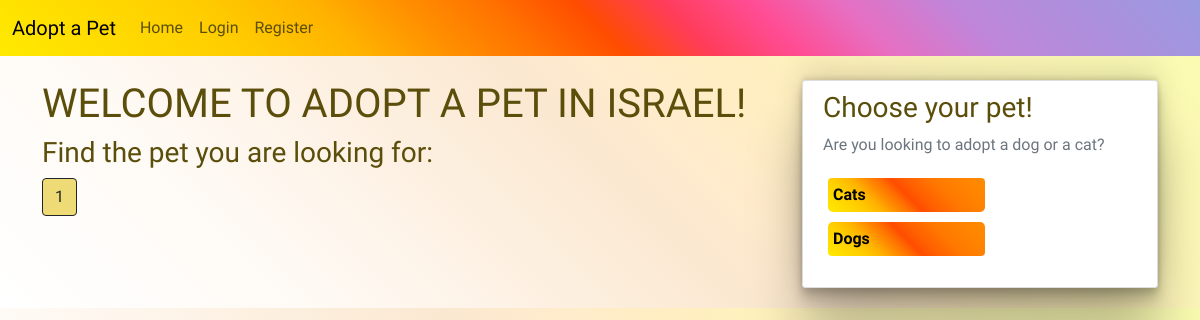
The page /home/dogs on the database as committed earlier.
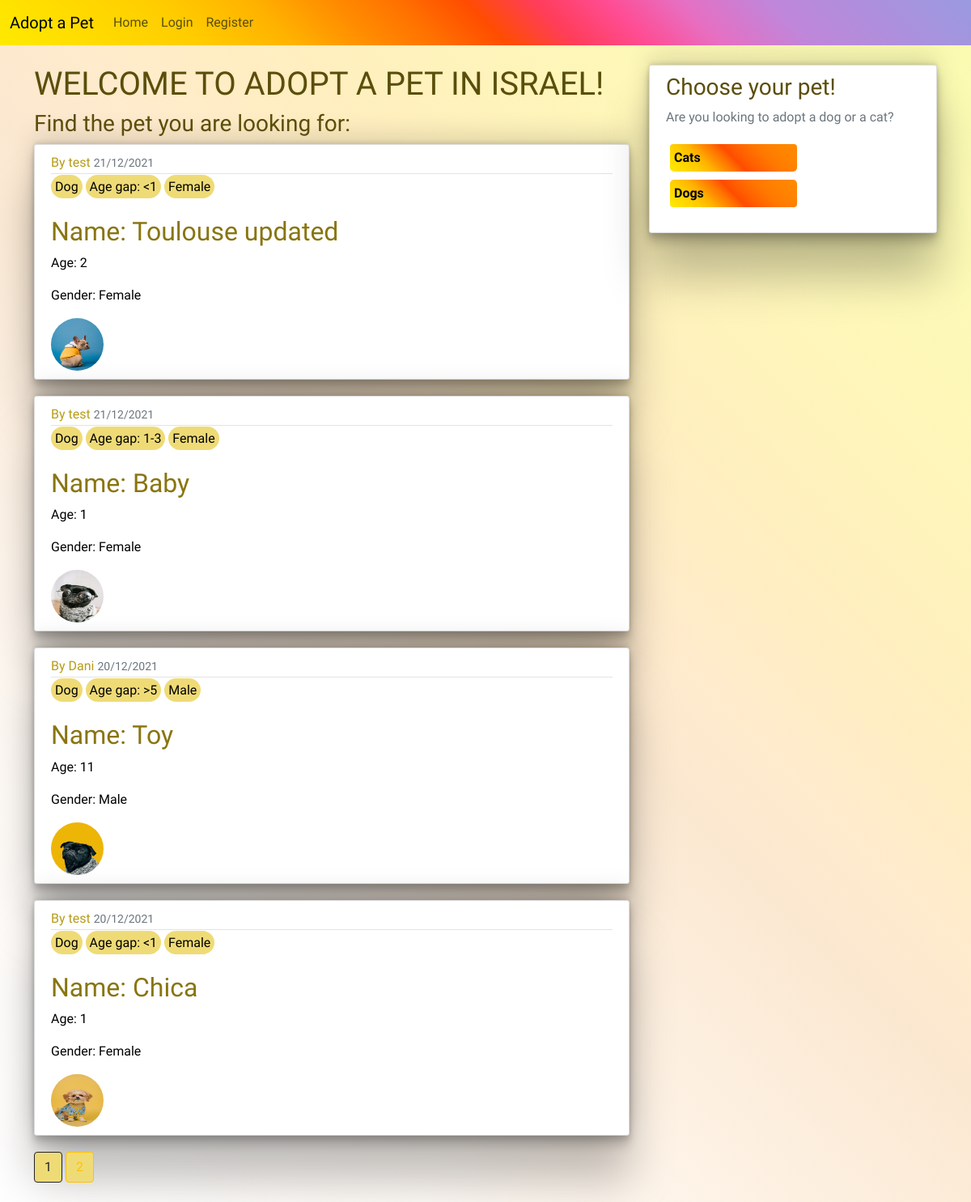
The same page on the database as committed later.
### app/models.py (models this page shows, shortened)
class Post(db.Model):
    id = db.Column(db.Integer, primary_key=True)
    name = db.Column(db.String(20), nullable=False)
    age = db.Column(db.Integer, nullable=False)
    gender = db.Column(db.String(10), nullable=False)
    date_posted = db.Column(db.DateTime, nullable=False, default=datetime.utcnow)
    content = db.Column(db.Text, nullable=False)
    user_id = db.Column(db.Integer, db.ForeignKey('user.id'), nullable=False)
    pictures = db.Column(db.String(20), nullable=False, default='default.jpg')
    adoption_info = db.Column(db.Text, nullable=False)
    pet_tag = db.Column(db.String(5), nullable=False)
    age_tag = db.Column(db.String(5), nullable=False)

class User(db.Model, UserMixin):
    id = db.Column(db.Integer, primary_key=True)
    username = db.Column(db.String(20), unique=True, nullable=False)
    name = db.Column(db.String(30), nullable=False)
    email = db.Column(db.String(120), unique=True, nullable=False)
    image_file = db.Column(db.String(20), nullable=False, default='default.jpg')
    password = db.Column(db.String(60), nullable=False)
    posts = db.relationship('Post', backref='user', lazy=True)

### app/routes.py (the view)
@app.route('/home/dogs')
def home_dogs():
    page = request.args.get('page', 1, type=int)
    posts = Post.query.order_by(Post.date_posted.desc()).paginate(page=page, per_page=10)
    return render_template('home_dogs.html', posts=posts, title='Dogs')

### app/templates/home_dogs.html
{% extends 'layout.html' %}
{% block content %}
<h1>WELCOME TO ADOPT A PET IN ISRAEL!</h1>
<h3 class="special-font">Find the pet you are looking for:</h3>
    {% for post in posts.items %}
        {% if post.pet_tag == 'Dog' %}
             <article class="media content-section">
              <div class="media-body">
                <div class="article-metadata">
                  <a class="mr-2" href="{{ url_for('user_posts', username=post.user.username) }}"> By {{ post.user.username}}</a>
                  <small class="text-muted">{{ post.date_posted.strftime('%d/%m/%Y') }}</small>
                </div>
                  <div>
                      <span class="tag">{{ post.pet_tag }}</span>
                      <span class="tag">Age gap: {{ post.age_tag}}</span>
                      <span class="tag">{{ post.gender}}</span>
                  </div>
                  <br>
                <h2><a class="article-title" href="{{ url_for('post', post_id=post.id) }}">Name: {{ post['name']}}</a></h2>
                <p class="article-content"> Age: {{ post['age'] }}</p>
                <p class="article-content">Gender: {{ post['gender'] }}</p>
                <img class="rounded-circle article-img" src="{{ url_for('static', filename='pictures/' + post.pictures) }}" alt="pets">
              </div>
            </article>
            {% endif %}
      {% endfor %}
    {% for page_num in posts.iter_pages(left_edge=1, right_edge=1, left_current=1, right_current=2) %}
        {% if page_num %}
            {% if posts.page == page_num %}
                <a class="btn btn-outline-dark mb-4" href="{{ url_for('home_dogs', page=page_num) }}">{{ page_num }}</a>
            {% else %}
                <a class="btn btn-outline-warning mb-4" href="{{ url_for('home_dogs', page=page_num) }}">{{ page_num }}</a>
            {% endif %}
        {% endif %}
    {% endfor %}
{% endblock content %}

### app/templates/layout.html (shortened to what this page needs)
<!doctype html>
<html lang="en">
<head>
    <link href="https://cdn.jsdelivr.net/npm/bootstrap@5.0.2/dist/css/bootstrap.min.css" rel="stylesheet">
    <link rel="stylesheet" href="{{ url_for('static', filename='main.css') }}" type="text/css">
</head>
<body>
<header class="site-header">
      <nav class="navbar navbar-expand-md navbar-dark bg-steel fixed-top">
        <div class="container-fluid">
          <a class="navbar-brand navbar-logo mr-4 special-font" href="/">Adopt a Pet</a>
          <div class="collapse navbar-collapse" id="navbarTogglerDemo02">
            <div class="navbar-nav mr-auto">
              <a class="nav-item nav-link" href="{{ url_for('home') }}">Home</a>
            </div>
            <div class="navbar-nav">
                {% if current_user.is_authenticated %}
                    <a class="nav-item nav-link" href="{{ url_for('account') }}">Account</a>
                    <a class="nav-item nav-link" href="{{ url_for('new_post') }}">New Post</a>
                    <a class="nav-item nav-link" href="{{ url_for('logout') }}">Logout</a>
                {% else %}
                    <a class="nav-item nav-link" href="{{ url_for('login') }}">Login</a>
                    <a class="nav-item nav-link" href="{{ url_for('register') }}">Register</a>
                {% endif %}
            </div>
          </div>
        </div>
      </nav>
    </header>
 <main role="main" class="container">
      <div class="row">
        <div class="col-md-8">
          {% block content %}{% endblock %}
        </div>
        <div class="col-md-4">
          <div class="content-section">
            <h3 class="special-font">Choose your pet!</h3>
            <p class='text-muted'> Are you looking to adopt a dog or a cat?
              <ul class="list-group">
                <a class="list-group-item shadow-drop-2-center" href="{{ url_for('home_cats') }}">Cats</a>
                <a class="list-group-item shadow-drop-2-center" href="{{ url_for('home_dogs') }}">Dogs</a>
              </ul>
            </p>
          </div>
        </div>
      </div>
    </main>
</body>
</html>

### app/static/main.css (style rules this page uses)
* { font-family: 'Mukta', sans-serif; }
.special-font { font-family: 'Vujahday Script', cursive; }
body { color: black; margin-top: 5rem; background-image: linear-gradient( 45deg, hsl(0deg 0% 100%) 0%, hsl(32deg 89% 98%) 20%, hsl(32deg 88% 96%) 29%, hsl(32deg 87% 94%) 36%, hsl(33deg 85% 92%) 43%, hsl(33deg 84% 90%) 50%, hsl(37deg 100% 90%) 57%, hsl(43deg 100% 88%) 64%, hsl(48deg 100% 87%) 71%, hsl(54deg 97% 86%) 80%, hsl(62deg 93% 84%) 100% ); }
h1, h2, h3, h4, h5, h6 { color: #5b4e0b; }
.bg-steel { background-image: linear-gradient( 45deg, hsl(55deg 100% 50%) 0%, hsl(48deg 100% 50%) 20%, hsl(42deg 100% 50%) 29%, hsl(34deg 100% 50%) 36%, hsl(27deg 100% 50%) 43%, hsl(18deg 100% 50%) 50%, hsl(351deg 100% 62%) 57%, hsl(336deg 100% 65%) 64%, hsl(319deg 72% 67%) 71%, hsl(281deg 53% 69%) 80%, hsl(240deg 53% 74%) 100% ); }
.site-header .navbar-nav .nav-link { color: #5b4e0b; }
.navbar-dark .navbar-brand { color: black; }
.content-section { background: #ffffff; padding: 10px 20px; border: 1px solid #dddddd; border-radius: 3px; margin-bottom: 20px; box-shadow: rgba(0, 0, 0, 0.25) 0px 54px 55px, rgba(0, 0, 0, 0.12) 0px -12px 30px, rgba(0, 0, 0, 0.12) 0px 4px 6px, rgba(0, 0, 0, 0.17) 0px 12px 13px, rgba(0, 0, 0, 0.09) 0px -3px 5px; }
.article-title { color: #897510; text-decoration: none; }
.article-content { white-space: pre-line; }
.article-img { height: 65px; width: 65px; margin-right: 16px; }
.article-metadata { color: #897510; text-decoration: none; padding-bottom: 1px; margin-bottom: 4px; border-bottom: 1px solid #e3e3e3 }
.article-metadata .mr-2 { text-decoration: none; color: #b79c15; }
.btn { background-color: #efdb76; }
.tag { background-color: #efdb76; color: black; padding: 5px; border-radius: 15px; border: none; }
.list-group-item { background-image: linear-gradient( 45deg, hsl(55deg 100% 50%) 0%, hsl(48deg 100% 50%) 20%, hsl(42deg 100% 50%) 29%, hsl(34deg 100% 50%) 36%, hsl(27deg 100% 50%) 43%, hsl(18deg 100% 50%) 50%, hsl(22deg 100% 50%) 57%, hsl(25deg 100% 50%) 64%, hsl(28deg 100% 50%) 71%, hsl(30deg 100% 50%) 80%, hsl(33deg 100% 50%) 100% ); color: black; padding: 5px; margin: 5px; width: 50%; min-width: 130px; font-weight: bold; border-radius: 5px; border: none; }

Rows that differ between the two databases and show on the page:
added Post: user.username "test", date_posted "21/12/2021", pet_tag "Dog", age_tag "<1", gender "Female", name "Toulouse updated", age "2", pictures (picture)
added Post: user.username "test", date_posted "21/12/2021", pet_tag "Dog", age_tag "1-3", gender "Female", name "Baby", age "1", pictures (picture)
added Post: user.username "Dani", date_posted "20/12/2021", pet_tag "Dog", age_tag ">5", gender "Male", name "Toy", age "11", pictures (picture)
added Post: user.username "test", date_posted "20/12/2021", pet_tag "Dog", age_tag "<1", gender "Female", name "Chica", age "1", pictures (picture)
Other text that changed with them:
new list line: "2"
